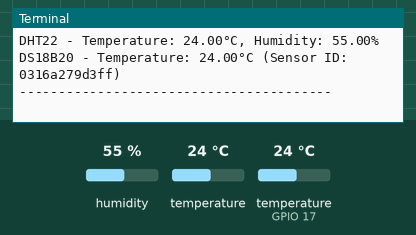
This program was run on a simulated Raspberry Pi (BCM pin numbers). Parts: the last lines printed to the terminal. The inputs (shaded band) are chosen by the test bench; at power-on: humidity 55 %, temperature 24 °C, temperature (sensor on GPIO 17) 24 °C.

Above: at 1.2 s.
1.3 s: humidity set to 22 %
At 3.9 s:
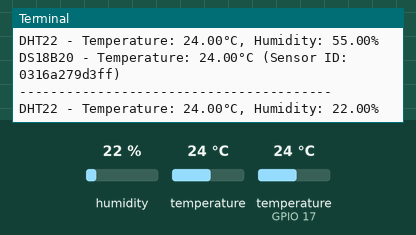
5.2 s: temperature (sensor 0) set to 12 °C
At 7.7 s:
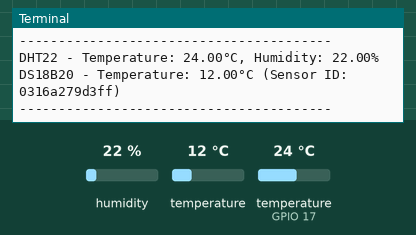
9.1 s: temperature (sensor on GPIO 17) set to 12 °C
At 9.9 s:
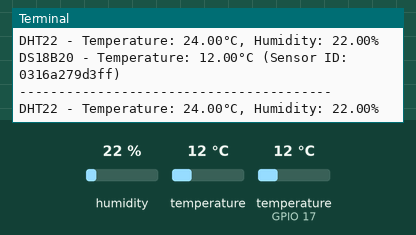
13.0 s: temperature (sensor 0) set to 19 °C
At 13.8 s:
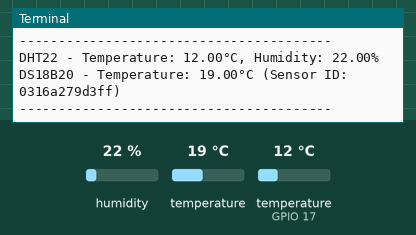
16.9 s: humidity set to 40 %
At 19.8 s:
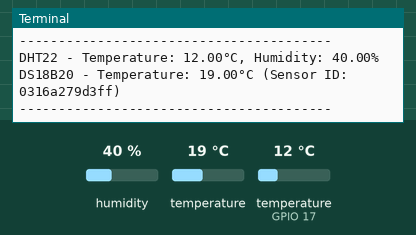
Timing chart, 0 to 21.3 s (numbered marks = the images above; inputs shaded):
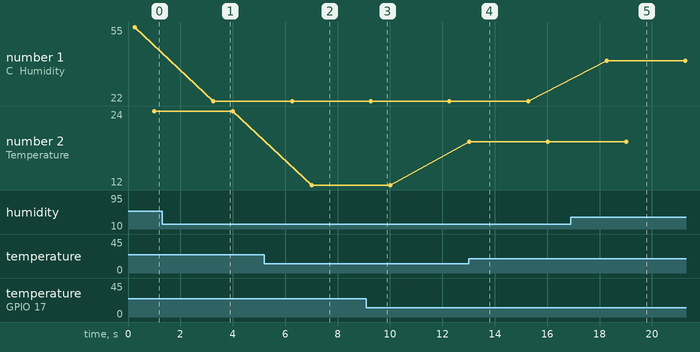

Measured:
- after the input at 1.3 s, the terminal: prints a new line after 2.0 s (image 1)
- after the input at 5.2 s, the terminal: prints a new line after 1.8 s (image 2)
- after the input at 13.0 s, the terminal: prints a new line at once (image 4)
- after the input at 16.9 s, the terminal: prints a new line after 1.4 s (image 5)
- plotted number 1: 22 → 40 after the input at 16.9 s
- plotted number 2: 24 → 12 after the input at 5.2 s, 12 → 19 after the input at 13.0 s

The program:

send_data.py
```python
import adafruit_dht
import board
import time
from w1thermsensor import W1ThermSensor

# Initialize the DHT22 sensor
dht_device = adafruit_dht.DHT22(board.D17)  # DHT22 on GPIO 17

# Initialize the DS18B20 sensor
ds18b20_sensor = W1ThermSensor()

try:
    while True:
        # Read data from the DHT22
        try:
            temperature_dht22 = dht_device.temperature
            humidity = dht_device.humidity
            print(f"DHT22 - Temperature: {temperature_dht22:.2f}°C, Humidity: {humidity:.2f}%")
        except RuntimeError as error:
            print(f"Error reading DHT22: {error}")

        # Read data from the DS18B20
        try:
            for sensor in W1ThermSensor.get_available_sensors():
                temperature_ds18b20 = sensor.get_temperature()
                print(f"DS18B20 - Temperature: {temperature_ds18b20:.2f}°C (Sensor ID: {sensor.id})")
        except Exception as error:
            print(f"Error reading DS18B20: {error}")

        print("-" * 40)  # Separator for readability
        time.sleep(2)  # Wait 2 seconds before the next reading

except KeyboardInterrupt:
    print("Program stopped.")
```
